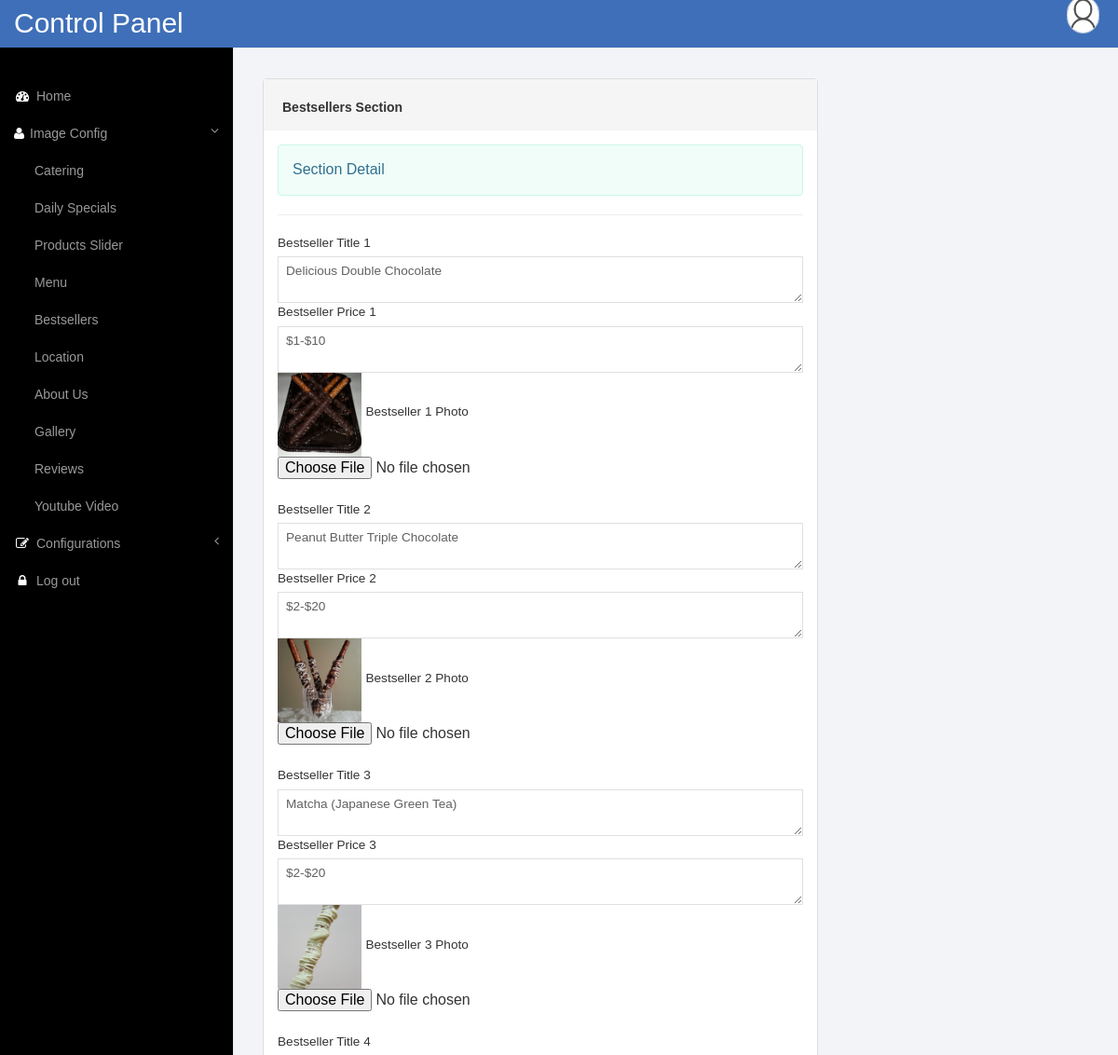
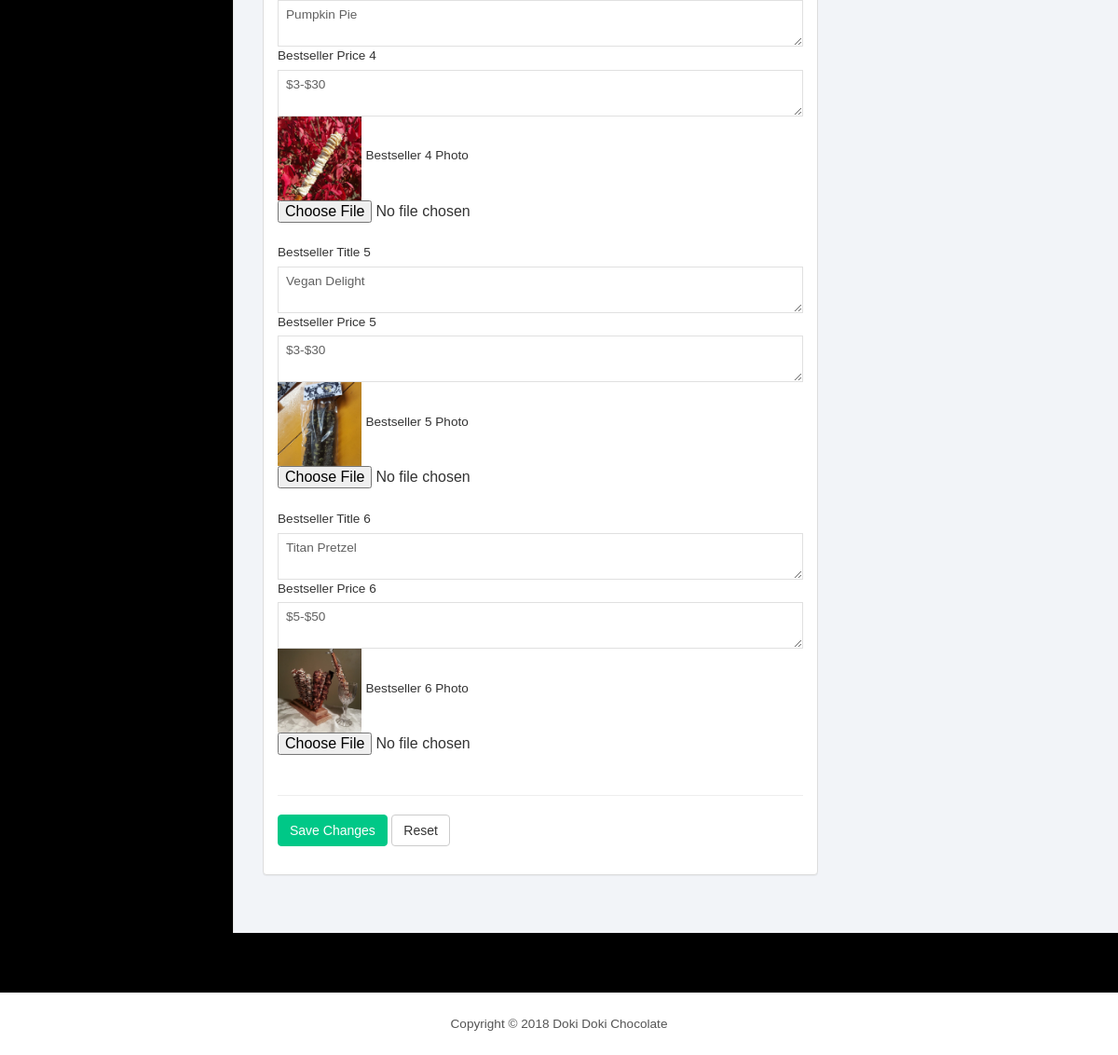
Page /admin/bestseller.php (signed in) on the committed database (2 pictures, top to bottom).
### tables this page shows
CREATE TABLE `bestseller` (
  `id` int(20) NOT NULL,
  `title1` varchar(500) NOT NULL,
  `price1` varchar(500) NOT NULL,
  `file1` varchar(567) NOT NULL,
  `title2` varchar(500) NOT NULL,
  `price2` varchar(500) NOT NULL,
  `file2` varchar(567) NOT NULL,
  `title3` varchar(500) NOT NULL,
  `price3` varchar(500) NOT NULL,
  `file3` varchar(567) NOT NULL,
  `title4` varchar(500) NOT NULL,
  `price4` varchar(500) NOT NULL,
  `file4` varchar(567) NOT NULL,
  `title5` varchar(500) NOT NULL,
  `price5` varchar(500) NOT NULL,
  `file5` varchar(567) NOT NULL,
  `title6` varchar(500) NOT NULL,
  `price6` varchar(500) NOT NULL,
  `file6` varchar(567) NOT NULL
);

CREATE TABLE `settings` (
  `id` int(11) NOT NULL,
  `site_name` varchar(45) NOT NULL,
  `site_title` varchar(60) NOT NULL,
  `email` varchar(60) NOT NULL,
  `site_desc` varchar(350) NOT NULL,
  `site_keyword` varchar(250) NOT NULL,
  `google_code` varchar(1000) NOT NULL,
  `street` varchar(100) NOT NULL,
  `city` varchar(60) NOT NULL,
  `country` varchar(50) NOT NULL,
  `phone` varchar(15) NOT NULL,
  `facebook` varchar(45) NOT NULL,
  `twitter` varchar(34) NOT NULL,
  `linkedin` varchar(45) NOT NULL,
  `status` varchar(25) NOT NULL
);

### admin/bestseller.php (the view, shortened to what this page needs)
<?php
include 'header.php';
?>
    </nav>
    <div id="page-wrapper">
        <div class="graphs">
			<div class="xs">
				<form action="save_bestseller.php" method="post" enctype="multipart/form-data">
					<div class="col-md-8 inbox_right">
						<div class="Compose-Message">
							<div class="panel panel-default">
								<div class="panel-heading">
									Bestsellers Section
								</div>
<?php
								$Bestsellers=mysqli_query($db, "SELECT * FROM bestseller");
								while($row=mysqli_fetch_array($Bestsellers))
								{
?>
									<div class="panel-body">
										<div class="alert alert-info">
											Section Detail
										</div>
										<hr>
										<label>Bestseller Title 1</label>
										<textarea rows="2" name="title1" class="form-control1 control2"><?php echo $row['title1']; ?></textarea>
										<label>Bestseller Price 1</label>
										<textarea rows="2" name="price1" class="form-control1 control2"><?php echo $row['price1']; ?></textarea>
										<br>
										<img src="uploads/<?php echo $row['file1']; ?>" height = "90" width = "90" alt="">
										<label for="exampleInputFile"> Bestseller 1 Photo</label>
										<input type="file" name="file1" id="image1">
										<br>
										<label>Bestseller Title 2</label>
										<textarea rows="2" name="title2" class="form-control1 control2"><?php echo $row['title2']; ?></textarea>
										<label>Bestseller Price 2</label>
										<textarea rows="2" name="price2" class="form-control1 control2"><?php echo $row['price2']; ?></textarea>
										<br>
										<img src="uploads/<?php echo $row['file2']; ?>" height = "90" width = "90" alt="">
										<label for="exampleInputFile">Bestseller 2 Photo</label>
										<input type="file" name="file2" id="image2">
										<br>
										<label>Bestseller Title 3</label>
										<textarea rows="2" name="title3" class="form-control1 control2"><?php echo $row['title3']; ?></textarea>
										<label>Bestseller Price 3</label>
										<textarea rows="2" name="price3" class="form-control1 control2"><?php echo $row['price3']; ?></textarea>
										<br>
										<img src="uploads/<?php echo $row['file3']; ?>" height = "90" width = "90" alt="">
										<label for="exampleInputFile">Bestseller 3 Photo</label>
										<input type="file" name="file3" id="image3">
										<br>
										<label>Bestseller Title 4</label>
										<textarea rows="2" name="title4" class="form-control1 control2"><?php echo $row['title4']; ?></textarea>
										<label>Bestseller Price 4</label>
										<textarea rows="2" name="price4" class="form-control1 control2"><?php echo $row['price4']; ?></textarea>
										<br>
										<img src="uploads/<?php echo $row['file4']; ?>" height = "90" width = "90" alt="">
										<label for="exampleInputFile">Bestseller 4 Photo</label>
										<input type="file" name="file4" id="image4">
										<br>
										<label>Bestseller Title 5</label>
										<textarea rows="2" name="title5" class="form-control1 control2"><?php echo $row['title5']; ?></textarea>
										<label>Bestseller Price 5</label>
										<textarea rows="2" name="price5" class="form-control1 control2"><?php echo $row['price5']; ?></textarea>
										<br>
										<img src="uploads/<?php echo $row['file5']; ?>" height = "90" width = "90" alt="">
										<label for="exampleInputFile">Bestseller 5 Photo</label>
										<input type="file" name="file5" id="image5">
										<br>
										<label>Bestseller Title 6</label>
										<textarea rows="2" name="title6" class="form-control1 control2"><?php echo $row['title6']; ?></textarea>
										<label>Bestseller Price 6</label>
										<textarea rows="2" name="price6" class="form-control1 control2"><?php echo $row['price6']; ?></textarea>
										<br>
										<img src="uploads/<?php echo $row['file6']; ?>" height = "90" width = "90" alt="">
										<label for="exampleInputFile">Bestseller 6 Photo</label>
										<input type="file" name="file6" id="image6">
										<br>
<?php
								}
?>
										<hr>
										<div class="form-group">
											<button type="submit" class="btn btn-primary">Save Changes</button>
											<button type="reset" class="btn btn-default">Reset</button>
										</div>
									</div>
							</div>
						</div>
					 </div>
				</form>
			</div>
        </div>
    </div>
<?php include 'footer.php'; ?>

### admin/header.php (shortened to what this page needs)
<html>
<?php
                include('connect.php');
				$Settings=mysqli_query($db, "SELECT * FROM settings");
				while($row=mysqli_fetch_array($Settings))
				{
?>
<head>
<link href="css/bootstrap.min.css" rel='stylesheet' type='text/css' />
<link href="css/style.css" rel='stylesheet' type='text/css' />
<link href="css/font-awesome.css" rel="stylesheet">
</head>
<?php }
?>
<body>
<div id="wrapper">
        <nav class="top1 navbar navbar-default navbar-static-top" role="navigation" style="margin-bottom: 0">
            <div class="navbar-header">
               <a class="navbar-brand" href="index.php">Control Panel </a>
            </div>
            <ul class="nav navbar-nav navbar-right">
			    <li class="dropdown">
                                <a href="#" class="dropdown-toggle avatar" data-toggle="dropdown"><img src="images/user.png" class="roundimage" alt=""/></a>
	      		</li>
			</ul>
            <div class="navbar-default sidebar" role="navigation">
                <div class="sidebar-nav navbar-collapse">
                    <ul class="nav" id="side-menu">
                        <li>
                            <a href="index.php"><i class="fa fa-dashboard fa-fw nav_icon"></i>Home</a>
                        </li>
                        <li>
                            <a href="#"><i class="fa fa-user nav_icon"></i>Image Config<span class="fa arrow"></span></a>
                            <ul class="nav nav-second-level">
                                <li>
                                    <a href="catering.php">Catering</a>
                                </li>
                                <li>
                                    <a href="daily.php">Daily Specials</a>
                                </li>
                                <li>
                                    <a href="slider.php">Products Slider</a>
                                </li>
                                <li>
                                    <a href="menu.php">Menu</a>
                                </li>
                                <li>
                                    <a href="bestseller.php">Bestsellers</a>
                                </li>
                                <li>
                                    <a href="location.php">Location</a>
                                </li>
                                <li>
                                    <a href="about.php">About Us</a>
                                </li>
                                <li>
                                    <a href="gallery.php">Gallery</a>
                                </li>
                                <li>
                                    <a href="reviews.php">Reviews</a>
                                </li>
                                <li>
                                    <a href="video.php">Youtube Video</a>
                                </li>
                            </ul>
                        </li>
                        <li>
                            <a href="#"><i class="fa fa-edit fa-fw nav_icon"></i>Configurations<span class="fa arrow"></span></a>
                        </li>
                        <li>
                            <a href="logout.php"><i class="fa fa-lock fa-fw nav_icon"></i>Log out</a>
                        </li>
                    </ul>
                </div>
            </div>

### admin/footer.php (shortened to what this page needs)
 <div class="copy_layout">
 <?php
				$Settings=mysqli_query($db, "SELECT * FROM settings");
				while($row=mysqli_fetch_array($Settings))
				{
?>
     <p>Copyright © 2018 <?php echo $row['site_name'];?> </p>
<?php 			}
?>
 </div>
   </div>
<link href="css/custom.css" rel="stylesheet">
</body>
</html>

### admin/css/style.css (style rules this page uses)
ul, ol { margin: 0; }
p { margin: 0; }
html, body { font-family: 'Montserrat', sans-serif; font-size: 100%; background:#000; overflow-x: hidden; }
body a { transition:0.5s all; -webkit-transition:0.5s all; -moz-transition:0.5s all; -o-transition:0.5s all; -ms-transition:0.5s all; }
.navbar .navbar-nav li a { padding: 0 10px; line-height: 56px; position: relative; }
.navbar .navbar-nav li .dropdown-toggle.avatar img { height: 40px; -webkit-border-radius: 50em; -moz-border-radius: 50em; border-radius: 50em; border: 1px solid #c0cadd; margin-top: -4px; }
.navbar-default.sidebar { background-color: #000; font-family: 'Montserrat', sans-serif; }
nav.top1.navbar.navbar-default.navbar-static-top { background-color:#3f6fb8; font-family: 'Montserrat', sans-serif; }
.navbar-default .navbar-brand { color: #fff !important; font-size: 30px; font-weight: 500; }
.navbar-right { margin-right: 10px !important; }
.navbar-right li { display:inline-block; }
i.nav_icon { color: #fff; margin-right:6px; }
.sidebar ul li a { color: #999; font-size:14px; }
ul.nav.navbar-nav.navbar-right { height: 51px; }
.sidebar-nav.navbar-collapse { margin: 2em 0 0 0; }
.copy p, .copy_layout p { font-size:0.85em; color:#555; }
.panel .panel-heading { padding: 20px; overflow: hidden; border-top-left-radius: 0; border-top-right-radius: 0; border: 0!important; height: 55px; font-size: 14px; font-weight: 600; }
.panel-heading { padding:32px 15px 0px; border-top-left-radius:0 !important; border-top-right-radius: 0 !important; }
.graphs { padding: 2em 1em; background: #f2f4f8; font-family: 'Montserrat', sans-serif; }
.form-control1, .form-control_2.input-sm { border: 1px solid #e0e0e0; padding: 5px 8px; color: #616161; background: #fff; box-shadow: none !important; width: 100%; font-size: 0.85em; font-weight: 300; height: 40px; border-radius: 0; -webkit-appearance: none; }
.roundimage { border-radius: 27px; width: 35px; hight: 35px; }
.control2 { height:50px; }
.alert-info { color: #31708f; background-color:rgb(240, 253, 249); border-color:rgb(201, 247, 232); }
.btn-primary { background-color: rgb(0, 200, 135) !important; border-color: rgb(0, 200, 135) !important; color: #fff; }
.radio label, .checkbox label, label { font-size: 0.85em; font-weight:300; vertical-align: middle; }
.col-md-8.inbox_right { padding-right: 0; }
.compose-message { overflow: hidden; padding: 0 0 10px; }
.copy_layout { padding:1.5em 0; background:#fff; text-align:center; margin: 4em 0 0em 0; }

### admin/css/custom.css (style rules this page uses)
#wrapper { width: 100%; }
#page-wrapper { min-height: 568px; background-color: #fff; }
@media (min-width:768px) { #page-wrapper { position: inherit; margin: 0 0 0 250px; border-left: 1px solid #e7e7e7; } }
.sidebar .sidebar-nav.navbar-collapse { padding-right: 0; padding-left: 0; }
.sidebar .arrow { float: right; }
.sidebar .fa.arrow:before { content: "\f104"; }
.sidebar .active>a>.fa.arrow:before { content: "\f107"; }
.sidebar .nav-second-level li, .sidebar .nav-third-level li { border-bottom: 0!important; }
.sidebar .nav-second-level li a { padding-left: 37px; }
@media (min-width:768px) { .sidebar { z-index: 1; position: absolute; width: 250px; margin-top: 51px; } }

### rows in the picture
bestseller: title1 "Delicious Double Chocolate", price1 "$1-$10", file1 (picture), title2 "Peanut Butter Triple Chocolate", price2 "$2-$20", file2 (picture), title3 "Matcha (Japanese Green Tea)", price3 "$2-$20", file3 (picture), title4 "Pumpkin Pie", price4 "$3-$30", file4 (picture), title5 "Vegan Delight", price5 "$3-$30", file5 (picture), title6 "Titan Pretzel", price6 "$5-$50", file6 (picture)
settings: site_name "Doki Doki Chocolate"
